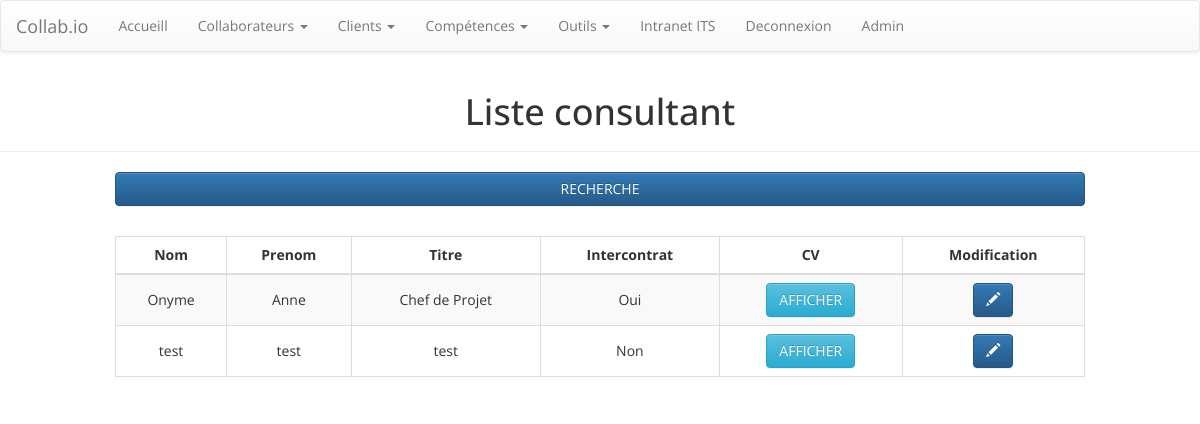
Page /consultant/ (signed in) on the earlier database version.
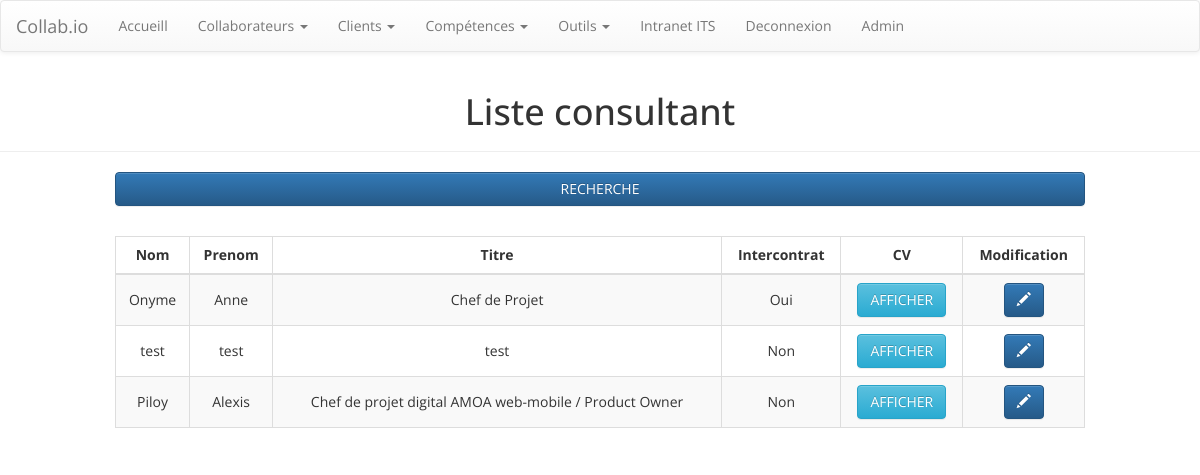
Same page on the later database version.
### collab/models.py (models this page shows, shortened)
class collaborateurs(models.Model):
    nomCollaborateur = models.CharField(max_length=200)
    prenomCollaborateur = models.CharField(max_length=200)
    titreCollaborateur = models.CharField(max_length=200)
    texteIntroductifCv = models.TextField(default='')
    nbAnneeExperience = models.IntegerField()
    codePostal = models.CharField(default='',max_length=200)
    telephone = models.CharField(default='',max_length=200)
    mail = models.CharField(default='',max_length=200)
    TYPE_CONTRAT = (
        ('I', 'Interne'),
        ('E', 'Externe'),
    )
    typeContrat = models.CharField(max_length=1, choices=TYPE_CONTRAT, default='I')
    listeCompetencesCles = models.ManyToManyField(competences)
    formation = models.TextField()
    parcours = models.TextField()
    methodologie = models.TextField()
    langues = models.TextField()
    outilsCollaborateur = models.ManyToManyField(outils)
    estEnIntercontrat = models.BooleanField(default=False)

### collab/views.py (the view)
# urls.py: path('consultant/', views.liste_consultant, name='liste_consultant'),
def liste_consultant(request):
    template = loader.get_template('collab/liste_consultant_recherche.html')
    collab_list= collaborateurs.objects.all()
    page = request.GET.get('page', 1)
    paginator = Paginator(collab_list, 10)
    try:
        collabs= paginator.page(page)
    except PageNotAnInteger:
        collabs = paginator.page(1)
    except EmptyPage:
        collabs = paginator.page(paginator.num_pages)
    context={'collabs':collabs}
    return HttpResponse(template.render(context, request))

### collab/templatetags/collab_extras.py (called while the page is built)
@register.filter(name='statut_consultant')
def statut_consultant(id_collab):
    test = collaborateurs.objects.filter(pk=id_collab).values("estEnIntercontrat")
    if test[0]['estEnIntercontrat'] == True:
        return "Oui"
    else:
        return "Non"

@register.filter
def addstr(arg1, arg2):
    return str(arg1) + str(arg2)

### collab/templates/collab/liste_consultant_recherche.html (shortened to what this page needs)
{% extends 'collab/base.html' %}
{% load collab_extras %}
{% block content %}
    <div class="page-header">
        <h1 class="text-center">Liste consultant</h1></div>
    <div class="container" id="container">
        <div class="row recherche_barre" style="margin-bottom: 30px;">
            <div class="col-lg-10 col-lg-offset-1 col-md-10 col-md-offset-1 col-sm-10 col-sm-offset-1 col-xs-12">
                <div><a class="btn btn-primary btn-block" data-toggle="collapse" aria-expanded="false" aria-controls="collapse-1" role="button" href="#collapse-1">RECHERCHE </a>
                </div>
            </div>
        </div>
        <div class="row">
            <div class="col-lg-10 col-lg-offset-1 col-md-10 col-md-offset-1 col-sm-10 col-sm-offset-1 col-xs-12">
                <div class="table-responsive" id="liste-consultant">
                    <table class="table table-striped table-bordered">
                        <thead>
                            <tr class="text-center">
                                <th class="text-center">Nom </th>
                                <th class="text-center">Prenom </th>
                                <th class="text-center">Titre </th>
                                <th class="text-center">Intercontrat </th>
                                <th class="hidden-xs hidden-sm text-center">CV </th>
                                <th class="hidden-xs hidden-sm text-center">Modification </th>
                            </tr>
                        </thead>
                        <tbody>
                            {% for collab in collabs %}
                            {% with truc=collab.pk %}
                            {% with "/admin/collab/collaborateurs/"|addstr:collab.pk|addstr:"/change/" as urlModif %}
                            <tr>
                                <td>{{collab.nomCollaborateur}} </td>
                                <td>{{collab.prenomCollaborateur}} </td>
                                <td>{{collab.titreCollaborateur}} </td>
                                <td>{{truc|statut_consultant}} </td>
                                <td class="hidden-xs hidden-sm"> <a class="btn btn-info" role="button" href="{% url 'collaborateur_detail' collaborateurs_id=collab.pk %}">AFFICHER </a></td>
                                <td class="hidden-xs hidden-sm">
                                    <a class="btn btn-primary" role="button" href={{urlModif}}> <i class="glyphicon glyphicon-pencil"></i></a>
                                </td>
                            </tr>
                            {% endwith %}
                            {% endwith %}
                            {% endfor %}
                        </tbody>
                    </table>
                </div>
            </div>
        </div>
    </div>
{% endblock %}

Differences in the rows shown:
added collaborateurs: nomCollaborateur "Piloy", prenomCollaborateur "Alexis", titreCollaborateur "Chef de projet digital AMOA web-mobile / Product Owner", pk|statut_consultant "Non"
